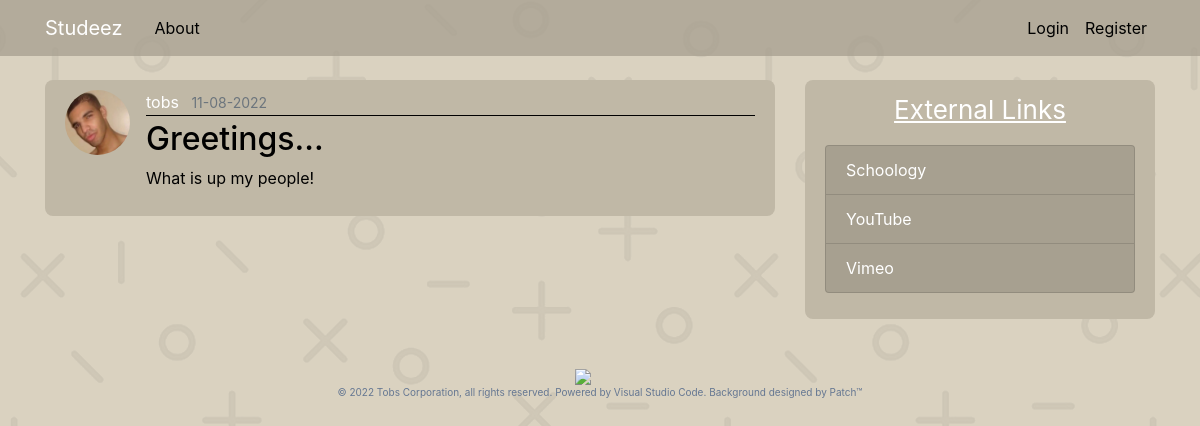
The page /post/2 on the database as committed earlier.
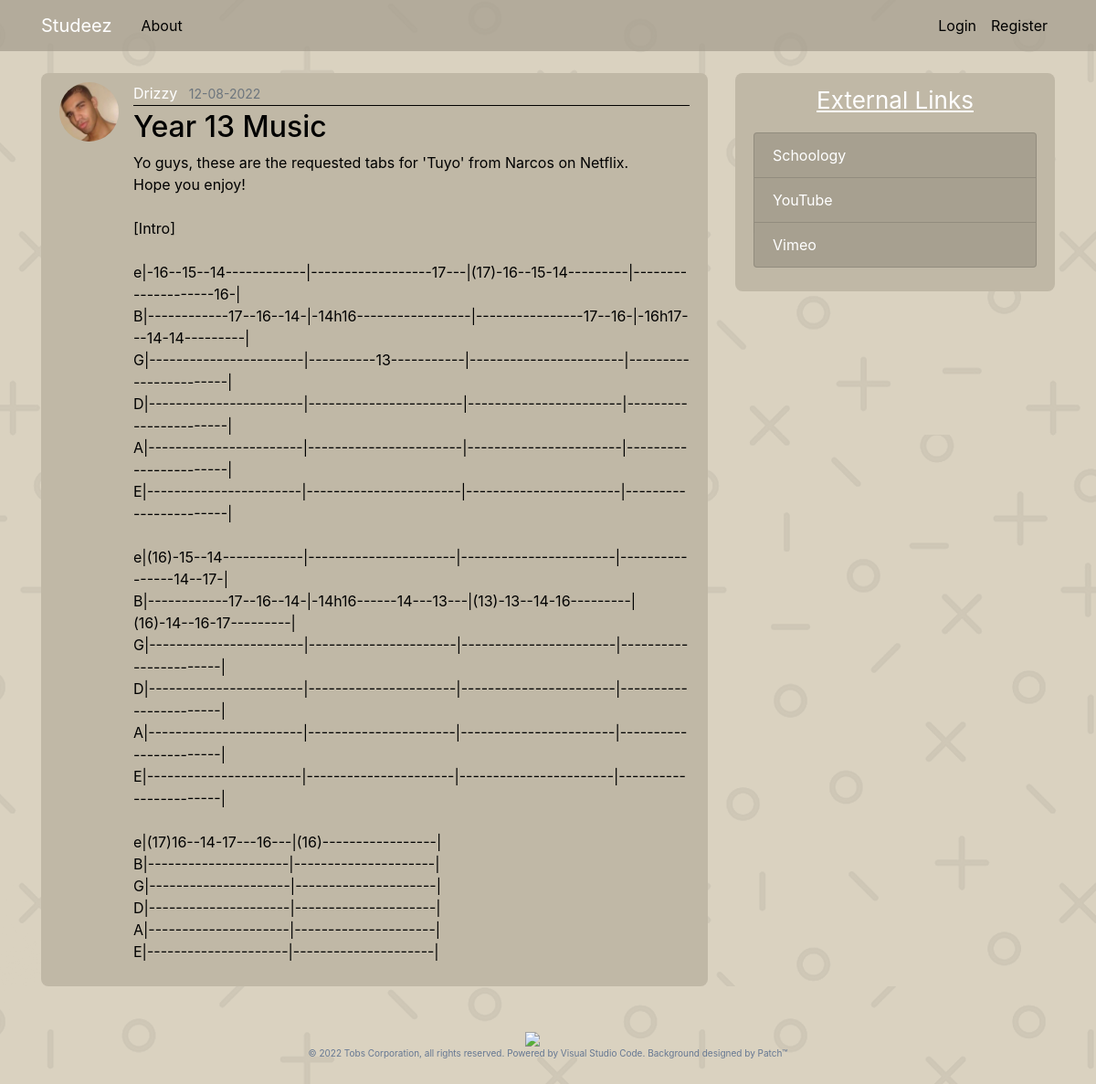
The same page on the database as committed later.
### main_app/models.py (models this page shows, shortened)
class User(db.Model, UserMixin):
    id = db.Column(db.Integer, primary_key=True)
    username = db.Column(db.String(20), unique=True, nullable=False)
    email = db.Column(db.String(120), unique=True, nullable=False)
    image_file = db.Column(db.String(20), nullable=False, default='default.jpg')
    password = db.Column(db.String(60), nullable=False)
    posts = db.relationship('Post', backref='author', lazy=True)

class Post(db.Model):
    id = db.Column(db.Integer, primary_key=True)
    title = db.Column(db.String(100), nullable=False)
    date_posted = db.Column(db.DateTime, nullable=False, default=datetime.utcnow)
    content = db.Column(db.Text, nullable=False)
    user_id = db.Column(db.Integer, db.ForeignKey('user.id'), nullable=False)

### main_app/routes.py (the view)
@app.route("/post/<int:post_id>")
def post(post_id):
    post = Post.query.get_or_404(post_id)
    return render_template('post.html', title=post.title, post=post)

### main_app/templates/post.html (shortened to what this page needs)
{% extends "layout.html" %}
{% block content %}
    <article class="media content-section">
        <img class="rounded-circle article-img" src="{{ url_for('static', filename='profile_pics/' + post.author.image_file) }}">
        <div class="media-body">
            <div class="article-metadata">
                <a class="mr-2" href="#"> {{ post.author.username }}</a>
                <small class="text-muted">{{ post.date_posted.strftime('%d-%m-%Y') }}</small>
            </div>
            <h2 class="article-title">{{ post.title }}</h2>
            <p class="article-content">{{ post.content }}</p>
        </div>
    </article>
{% endblock content %}

Rows that differ between the two databases and show on the page:
changed User: author.username "tobs" → "Drizzy"
changed Post: date_posted "11-08-2022" → "12-08-2022"; title "Greetings..." → "Year 13 Music"; content "What is up my people!" → "Yo guys, these are the requested tabs for 'Tuyo' from Narcos on Netflix. Hope you enjoy! [Intro] e|-16--15--14------------|------------------17---|(17)-16--15-14---------|--------------------16-| B|------------17--16--14-|-14h16-----------------|----------------17--16-|-16h17---14-14---------| G|-----------------------|----------13-----------|-----------------------|-----------------------| D|-----------------------|-----------------------|-----------------------|-----------------------| A|-----------------------|-----------------------|-----------------------|-----------------------| E|-----------------------|-----------------------|-----------------------|-----------------------|…"
